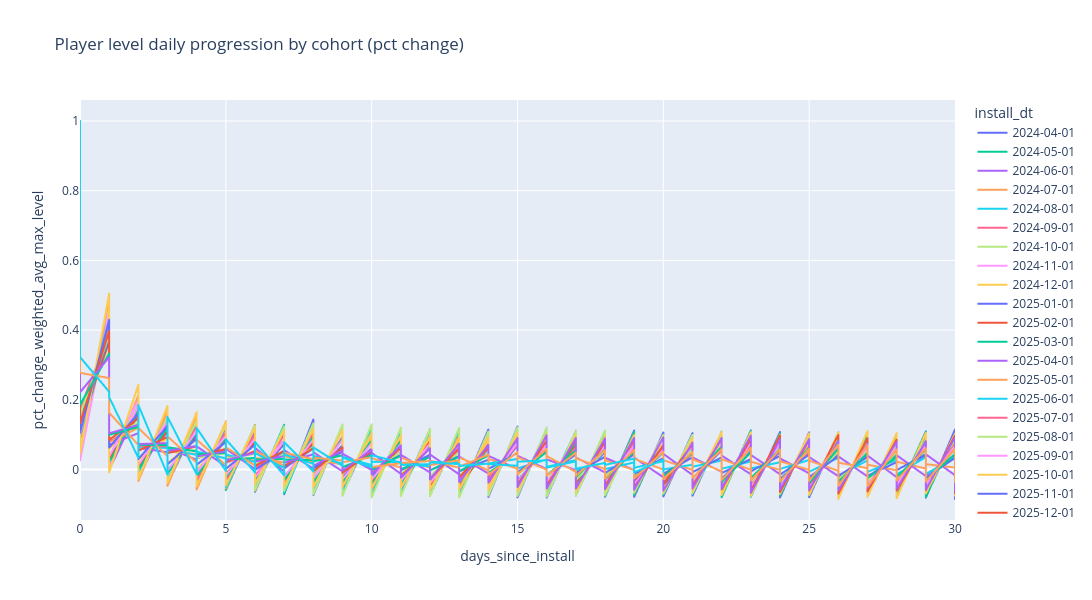

Here is the notebook cell this chart was saved with:
### Code cell
# hide-output
fig = px.line(player_level_agg2.where(player_level_agg2.days_since_install<=30), 
              x='days_since_install', 
              y='pct_change_weighted_avg_max_level',
              color='install_dt',
              title='Player level daily progression by cohort (pct change)',
              width=1200,
              height=600,
              hover_data={'weighted_avg_max_level': True})


fig.show()
